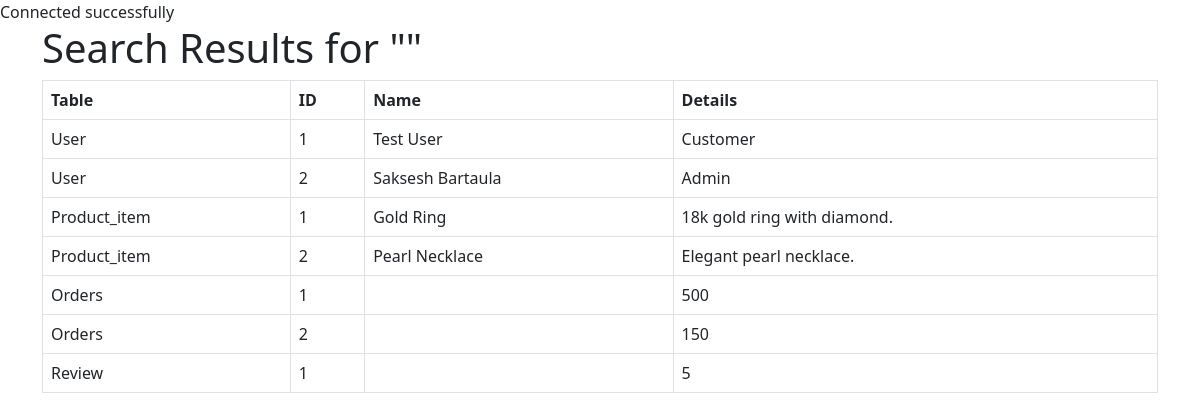
Screenshot of /search.php with the database file from the repository.
### tables this page shows
CREATE TABLE `user` (
  `Id` int(11) NOT NULL,
  `FName` varchar(50) NOT NULL,
  `LName` varchar(50) NOT NULL,
  `Phone_no` varchar(20) NOT NULL,
  `Password` varchar(255) NOT NULL,
  `Email` varchar(50) NOT NULL,
  `Type` varchar(50) NOT NULL,
  `gender` varchar(10) NOT NULL,
  `delete_flag` tinyint(1) NOT NULL DEFAULT 0,
  `date_created` datetime NOT NULL DEFAULT current_timestamp(),
  `date_updated` datetime DEFAULT NULL ON UPDATE current_timestamp()
);

CREATE TABLE `product_item` (
  `Id` int(50) NOT NULL,
  `Category_id` int(50) DEFAULT NULL,
  `Name` varchar(100) NOT NULL,
  `Description` varchar(255) NOT NULL,
  `Price` float NOT NULL DEFAULT 0,
  `Image_path` varchar(255) DEFAULT NULL,
  `Status` tinyint(1) NOT NULL DEFAULT 1,
  `Delete_flag` tinyint(1) NOT NULL DEFAULT 0,
  `Date_created` datetime NOT NULL DEFAULT current_timestamp(),
  `Date_updated` datetime DEFAULT NULL ON UPDATE current_timestamp()
);

CREATE TABLE `orders` (
  `Id` int(50) NOT NULL,
  `User_id` int(50) DEFAULT NULL,
  `Total_price` float NOT NULL,
  `Order_date` datetime NOT NULL DEFAULT current_timestamp(),
  `Status` varchar(20) NOT NULL DEFAULT 'Pending'
);

CREATE TABLE `review` (
  `Id` int(50) NOT NULL,
  `Customer_id` int(50) NOT NULL,
  `Shop_order_id` int(50) NOT NULL,
  `Rating` int(10) NOT NULL,
  `Comment` text NOT NULL,
  `Date_created` datetime NOT NULL DEFAULT current_timestamp()
);

### search.php (the view, shortened to what this page needs)
<?php
include 'config.php';
$query = isset($_GET['query']) ? $_GET['query'] : '';
function searchDatabase($conn, $query) {
    $results = [];
    $query = $conn->real_escape_string($query);
    $sqlUsers = "SELECT 'User' AS TableName, Id, CONCAT(FName, ' ', LName) AS Name, Email, Type AS Details FROM User WHERE FName LIKE '%$query%' OR LName LIKE '%$query%' OR Email LIKE '%$query%'";
    $sqlProducts = "SELECT 'Product_item' AS TableName, Id, Name, Description AS Details, Price FROM Product_item WHERE Name LIKE '%$query%' OR Description LIKE '%$query%'";
    $sqlOrders = "SELECT 'Orders' AS TableName, Id, User_id, Total_price AS Details, Order_date FROM orders WHERE Id LIKE '%$query%' OR Status LIKE '%$query%'";
    $sqlReviews = "SELECT 'Review' AS TableName, Id, Customer_id, Rating AS Details, Comment FROM review WHERE Comment LIKE '%$query%' OR Rating LIKE '%$query%'";
    $resultUsers = $conn->query($sqlUsers);
    $resultProducts = $conn->query($sqlProducts);
    $resultOrders = $conn->query($sqlOrders);
    $resultReviews = $conn->query($sqlReviews);
    if ($resultUsers->num_rows > 0) {
        $results = array_merge($results, $resultUsers->fetch_all(MYSQLI_ASSOC));
    }
    if ($resultProducts->num_rows > 0) {
        $results = array_merge($results, $resultProducts->fetch_all(MYSQLI_ASSOC));
    }
    if ($resultOrders->num_rows > 0) {
        $results = array_merge($results, $resultOrders->fetch_all(MYSQLI_ASSOC));
    }
    if ($resultReviews->num_rows > 0) {
        $results = array_merge($results, $resultReviews->fetch_all(MYSQLI_ASSOC));
    }
    return $results;
}
$searchResults = searchDatabase($conn, $query);
?>
<!DOCTYPE html>
<html lang="en">
<head>
    <link href="https://cdn.jsdelivr.net/npm/bootstrap@5.3.0/dist/css/bootstrap.min.css" rel="stylesheet">
</head>
<body>
<div class="container">
    <h1>Search Results for "<?php echo htmlspecialchars($query); ?>"</h1>
    <?php if (!empty($searchResults)) : ?>
        <div class="table-responsive">
            <table class="table table-bordered">
                <thead>
                    <tr>
                        <th>Table</th>
                        <th>ID</th>
                        <th>Name</th>
                        <th>Details</th>
                    </tr>
                </thead>
                <tbody>
                    <?php foreach ($searchResults as $result) : ?>
                        <tr>
                            <td><?php echo htmlspecialchars($result['TableName']); ?></td>
                            <td><?php echo htmlspecialchars($result['Id']); ?></td>
                            <td><?php echo htmlspecialchars($result['Name']); ?></td>
                            <td><?php echo htmlspecialchars($result['Details']); ?></td>
                        </tr>
                    <?php endforeach; ?>
                </tbody>
            </table>
        </div>
    <?php else : ?>
        <p>No results found for "<?php echo htmlspecialchars($query); ?>"</p>
    <?php endif; ?>
</div>
</body>
</html>

### rows the page displays
user: TableName "User", Id "1", Name "Test User", Type "Customer"
user: TableName "User", Id "2", Name "Saksesh Bartaula", Type "Admin"
product_item: TableName "Product_item", Id "1", Name "Gold Ring", Description "18k gold ring with diamond."
product_item: TableName "Product_item", Id "2", Name "Pearl Necklace", Description "Elegant pearl necklace."
orders: TableName "Orders", Id "1", Total_price "500"
orders: TableName "Orders", Id "2", Total_price "150"
review: TableName "Review", Id "1", Rating "5"
